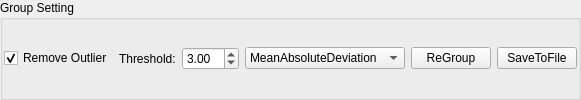
              <widget class="QGroupBox" name="groupBox_23">
               <property name="sizePolicy">
                <sizepolicy hsizetype="Preferred" vsizetype="Minimum">
                 <horstretch>0</horstretch>
                 <verstretch>0</verstretch>
                </sizepolicy>
               </property>
               <property name="title">
                <string>Group Setting</string>
               </property>
               <layout class="QGridLayout" name="gridLayout_50">
                <property name="leftMargin">
                 <number>1</number>
                </property>
                <property name="topMargin">
                 <number>1</number>
                </property>
                <property name="rightMargin">
                 <number>1</number>
                </property>
                <property name="bottomMargin">
                 <number>1</number>
                </property>
                <item row="0" column="5">
                 <widget class="QComboBox" name="comboBox_G2_outliermethod">
                  <item>
                   <property name="text">
                    <string>MeanAbsoluteDeviation</string>
                   </property>
                  </item>
                  <item>
                   <property name="text">
                    <string>StandardDeviation</string>
                   </property>
                  </item>
                 </widget>
                </item>
                <item row="0" column="6">
                 <widget class="QPushButton" name="pushButton_G2_regroup">
                  <property name="text">
                   <string>ReGroup</string>
                  </property>
                 </widget>
                </item>
                <item row="0" column="0" colspan="2">
                 <widget class="QCheckBox" name="checkBox_G2_removeoutlier">
                  <property name="text">
                   <string>Remove Outlier</string>
                  </property>
                  <property name="checkable">
                   <bool>true</bool>
                  </property>
                  <property name="checked">
                   <bool>true</bool>
                  </property>
                 </widget>
                </item>
                <item row="0" column="2">
                 <widget class="QLabel" name="label_76">
                  <property name="text">
                   <string>Threshold:</string>
                  </property>
                 </widget>
                </item>
                <item row="0" column="3" colspan="2">
                 <widget class="QDoubleSpinBox" name="doubleSpinBox_G2_threshold">
                  <property name="value">
                   <double>3.000000000000000</double>
                  </property>
                 </widget>
                </item>
                <item row="0" column="7">
                 <widget class="QPushButton" name="pushButton_G2_savefile">
                  <property name="text">
                   <string>SaveToFile</string>
                  </property>
                 </widget>
                </item>
               </layout>
              </widget>
